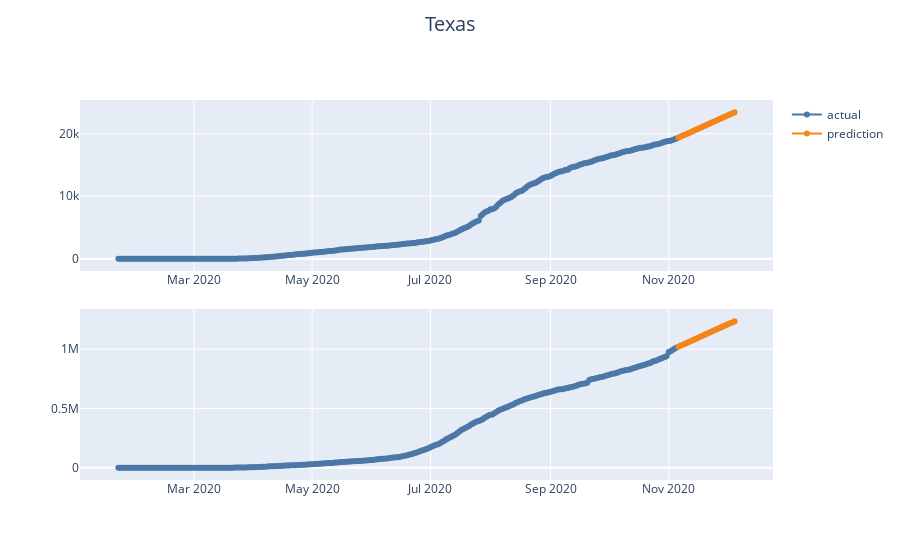

The notebook cell saved with this chart:
### Code cell
from plotly.colors import qualitative
#Assigns a specific set of colors to the COLORS variable
COLORS = qualitative.T10[:2]
#Specifies the "kinds" that we have seen several times prior
KINDS = 'Deaths', 'Cases'
#Assigns the dataframe variable df to be a dictionary containing 
#actual and prediction values
dfs = {'actual': df_texas_actual, 'prediction': df_texas_pred}
#This creates the figure in a loop so that we can create it twice (like above)
#but with less code and more organized
fig = make_subplots(rows=2, cols=1, vertical_spacing=.1)
for row, kind in enumerate(KINDS, start=1):
    for i, (name, df) in enumerate(dfs.items()):
        fig.add_scatter(x=df.index, 
                        y=df[kind], 
                        mode="lines+markers", 
                        name=name,
                        line={"color": COLORS[i]},
                        row=row,
                        col=1)

fig.update_traces(showlegend=False, row=2, col=1)
fig.update_layout(title={"text": "Texas", "x": 0.5, "y": 0.97, "font": {"size": 20}})
fig

### Figure 1 — Plotly figure (JSON) as saved in the notebook; plotly's stock layout.template omitted (floating-point values rounded to 4 significant figures; data arrays with more than 128 entries replaced by an {"elided": "..."} marker saying what was removed)
{"data": [{"line": {"color": "#4C78A8"}, "mode": "lines+markers", "name": "actual", "type": "scatter", "x": {"elided": "289 str values"}, "xaxis": "x", "y": {"elided": "289 int values"}, "yaxis": "y"}, {"line": {"color": "#F58518"}, "mode": "lines+markers", "name": "prediction", "type": "scatter", "x": ["2020-11-06T00:00:00", "2020-11-07T00:00:00", "2020-11-08T00:00:00", "2020-11-09T00:00:00", "2020-11-10T00:00:00", "2020-11-11T00:00:00", "2020-11-12T00:00:00", "2020-11-13T00:00:00", "2020-11-14T00:00:00", "2020-11-15T00:00:00", "2020-11-16T00:00:00", "2020-11-17T00:00:00", "2020-11-18T00:00:00", "2020-11-19T00:00:00", "2020-11-20T00:00:00", "2020-11-21T00:00:00", "2020-11-22T00:00:00", "2020-11-23T00:00:00", "2020-11-24T00:00:00", "2020-11-25T00:00:00", "2020-11-26T00:00:00", "2020-11-27T00:00:00", "2020-11-28T00:00:00", "2020-11-29T00:00:00", "2020-11-30T00:00:00", "2020-12-01T00:00:00", "2020-12-02T00:00:00", "2020-12-03T00:00:00", "2020-12-04T00:00:00", "2020-12-05T00:00:00"], "xaxis": "x", "y": [19390, 19525, 19661, 19797, 19933, 20070, 20207, 20344, 20482, 20621, 20760, 20900, 21040, 21181, 21322, 21463, 21604, 21746, 21888, 22029, 22170, 22311, 22452, 22592, 22732, 22872, 23012, 23152, 23291, 23430], "yaxis": "y"}, {"line": {"color": "#4C78A8"}, "mode": "lines+markers", "name": "actual", "showlegend": false, "type": "scatter", "x": {"elided": "289 str values"}, "xaxis": "x2", "y": {"elided": "289 int values"}, "yaxis": "y2"}, {"line": {"color": "#F58518"}, "mode": "lines+markers", "name": "prediction", "showlegend": false, "type": "scatter", "x": ["2020-11-06T00:00:00", "2020-11-07T00:00:00", "2020-11-08T00:00:00", "2020-11-09T00:00:00", "2020-11-10T00:00:00", "2020-11-11T00:00:00", "2020-11-12T00:00:00", "2020-11-13T00:00:00", "2020-11-14T00:00:00", "2020-11-15T00:00:00", "2020-11-16T00:00:00", "2020-11-17T00:00:00", "2020-11-18T00:00:00", "2020-11-19T00:00:00", "2020-11-20T00:00:00", "2020-11-21T00:00:00", "2020-11-22T00:00:00", "2020-11-23T00:00:00", "2020-11-24T00:00:00", "2020-11-25T00:00:00", "2020-11-26T00:00:00", "2020-11-27T00:00:00", "2020-11-28T00:00:00", "2020-11-29T00:00:00", "2020-11-30T00:00:00", "2020-12-01T00:00:00", "2020-12-02T00:00:00", "2020-12-03T00:00:00", "2020-12-04T00:00:00", "2020-12-05T00:00:00"], "xaxis": "x2", "y": [1021370, 1028680, 1036019, 1043383, 1050771, 1058179, 1065605, 1073047, 1080501, 1087966, 1095438, 1102915, 1110394, 1117873, 1125349, 1132820, 1140283, 1147735, 1155174, 1162598, 1170004, 1177390, 1184753, 1192091, 1199402, 1206684, 1213934, 1221150, 1228331, 1235474], "yaxis": "y2"}], "layout": {"title": {"font": {"size": 20}, "text": "Texas", "x": 0.5, "y": 0.97}, "xaxis": {"anchor": "y", "domain": [0, 1]}, "xaxis2": {"anchor": "y2", "domain": [0, 1]}, "yaxis": {"anchor": "x", "domain": [0.55, 1]}, "yaxis2": {"anchor": "x2", "domain": [0, 0.45]}}}
